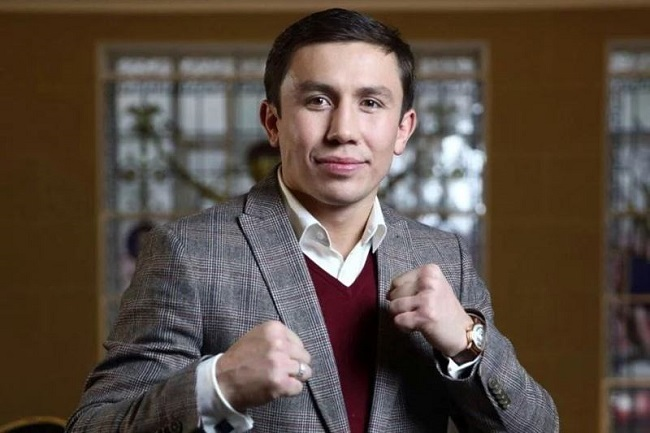
#> input picture model/test_images/golovkin.jpg, 650 x 433 px
$ jupyter execute --allow-errors classifier_model.ipynb   (shell and % lines are left out)
#> lines starting #> are read from the running program, lines starting #| are printed output that depends on the picture
<h1>Sports Celebrity Image Classification

[cell 1]
import numpy as np
import cv2
import matplotlib
from matplotlib import pyplot as plt

### 1) Detect face and eyes
**An image might contain multiple faces, also the face can be obstructed and not clear. The first step is to detect faces from an image. Once face is detected, we will detect eyes, if two eyes are detected then only we keep that image otherwise discard it.**

***Read an image, the shape of image is 3 dimensional***

[cell 2]
img = cv2.imread('./test_images/golovkin.jpg')
#> img is the input picture: shape (433, 650, 3); mean B, G, R 66.6, 76.5, 90.2
img.shape
#> Out = (433, 650, 3)

***Show the image***

[cell 3]
plt.imshow(img)

***Getting 2 dimensional image***

[cell 4]
gray = cv2.cvtColor(img, cv2.COLOR_BGR2GRAY)
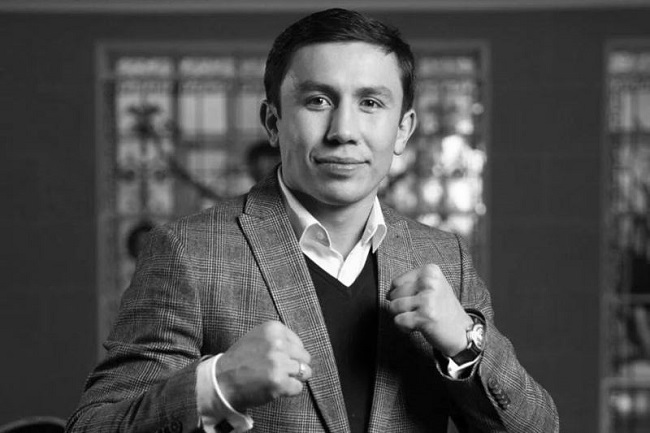
#> gray: shape (433, 650); min 0, max 255, mean 79.5
gray.shape
#> Out = (433, 650)

[cell 5]
gray

plt.imshow(gray, cmap='gray')

***Detect the face(and eyes) using opencv haarcascade***

[cell 6]
face_cascade = cv2.CascadeClassifier('./opencv/haarcascades/haarcascade_frontalface_default.xml')
eye_cascade = cv2.CascadeClassifier('./opencv/haarcascades/haarcascade_eye.xml')

faces = face_cascade.detectMultiScale(gray, 1.3, 5)
#> faces = [[271, 40, 152, 152]]
faces
#> Out = [[271, 40, 152, 152]]

[cell 7]
(x,y,w,h) = faces[0]
#> x = 271; y = 40; w = 152; h = 152
x,y,w,h
#> Out = (271, 40, 152, 152)

[cell 8]
face_img = cv2.rectangle(img,(x,y),(x+w,y+h),(255,0,0),2)
plt.imshow(face_img)

[cell 9]
cv2.destroyAllWindows()
for (x,y,w,h) in faces:
    face_img = cv2.rectangle(img,(x,y),(x+w,y+h),(255,0,0),2)
    roi_gray = gray[y:y+h, x:x+w]
    roi_color = face_img[y:y+h, x:x+w]
    eyes = eye_cascade.detectMultiScale(roi_gray)
    for (ex,ey,ew,eh) in eyes:
        cv2.rectangle(roi_color,(ex,ey),(ex+ew,ey+eh),(0,255,0),2)
#> this loop made 1 pass
#> (x, y, w, h, eyes) on pass 1: (271, 40, 152, 152, [[78, 44, 37, 37], [28, 41, 39, 39]])
#> pass 1, `roi_gray = gray[y:y+h, x:x+w]`:
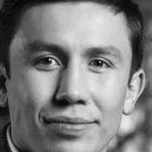
#> roi_gray: shape (152, 152); min 3, max 239, mean 126.4
#> after the loop:
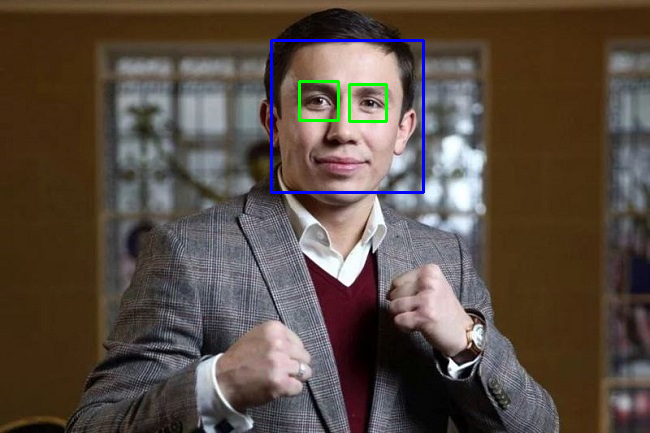
#> img: shape (433, 650, 3); mean B, G, R 67.3, 76.3, 89.1
#> after the loop:
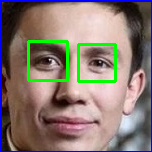
#> roi_color: shape (152, 152, 3); mean B, G, R 115.1, 121.3, 134.8


plt.figure()
plt.imshow(face_img, cmap='gray')
plt.show()

## 2) Crop the facial region of the image

[cell 10]
plt.imshow(roi_color, cmap='gray')

### 3) Load image, detect face
**Write a function that can take input image and returns cropped image if face and eyes are detected**

[cell 11]
def get_cropped_image_if_2_eyes(image_path):
#> called with image_path = './test_images/golovkin.jpg'
    img = cv2.imread(image_path)
    gray = cv2.cvtColor(img, cv2.COLOR_BGR2GRAY)
    faces = face_cascade.detectMultiScale(gray, 1.3, 5)
#> faces = [[271, 40, 152, 152]]
    for (x,y,w,h) in faces:
        roi_gray = gray[y:y+h, x:x+w]
        roi_color = img[y:y+h, x:x+w]
        eyes = eye_cascade.detectMultiScale(roi_gray)
        if len(eyes) >= 2:
            return roi_color
#> this loop made 1 pass
#> pass 1, in get_cropped_image_if_2_eyes, `roi_color = img[y:y+h, x:x+w]`:
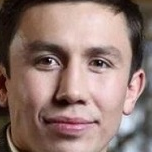
#> roi_color: shape (152, 152, 3); mean B, G, R 112.9, 119.7, 144.8

[cell 12]
original_image = cv2.imread('./test_images/golovkin.jpg')
plt.imshow(original_image)

[cell 13]
cropped_image = get_cropped_image_if_2_eyes('./test_images/golovkin.jpg')
plt.imshow(cropped_image)

[cell 14]
org_image_obstructed = cv2.imread('./test_images/golovkin_side.png')
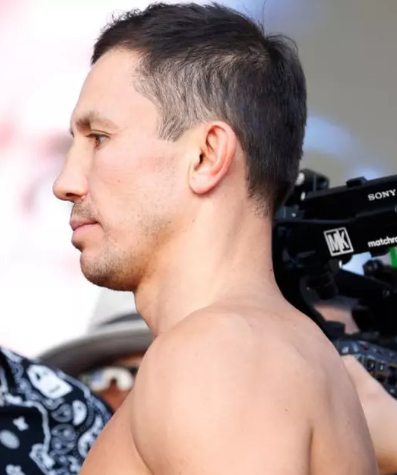
#> input picture model/test_images/golovkin_side.png, 397 x 475 px
#> org_image_obstructed is the input picture: shape (475, 397, 3); mean B, G, R 146.1, 151.2, 172.4
plt.imshow(org_image_obstructed)

**In this image face doesn't have two eyes clearly visible**

[cell 15]
cropped_image_no_2_eyes = get_cropped_image_if_2_eyes('./test_images/golovkin_side.png')
#> call 2 of get_cropped_image_if_2_eyes, with image_path = './test_images/golovkin_side.png'
#> in get_cropped_image_if_2_eyes (call 2), `gray = cv2.cvtColor(img, cv2.COLOR_BGR2GRAY)`:
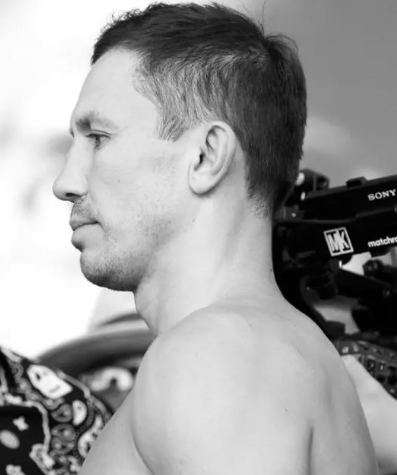
#> gray: shape (475, 397); min 0, max 255, mean 156.9
#> in get_cropped_image_if_2_eyes (call 2), `faces = face_cascade.detectMultiScale(gray, 1.3, 5)`: faces = ()
cropped_image_no_2_eyes

**Above cropped_image_no_2_eyes is None which means we should ignore this image and we will not use such image for model training**

[cell 16]
path_to_data = "./dataset/"
path_to_cr_data = "./dataset/cropped/"

[cell 17]
import os
img_dirs = []
for entry in os.scandir(path_to_data):
    if entry.is_dir():
        img_dirs.append(entry.path)

[cell 18]
img_dirs

**Go through all images in dataset folder and create cropped images for them. There will be cropped folder inside dataset folder after you run this code**

[cell 19]
import shutil
if os.path.exists(path_to_cr_data):
     shutil.rmtree(path_to_cr_data)
os.mkdir(path_to_cr_data)

[cell 20]
cropped_image_dirs = []
celebrity_file_names_dict = {}

for img_dir in img_dirs:
    count = 1
    celebrity_name = img_dir.split('/')[-1]
    print(celebrity_name)

    celebrity_file_names_dict[celebrity_name] = []

    for entry in os.scandir(img_dir):
        try:
            roi_color = get_cropped_image_if_2_eyes(entry.path)
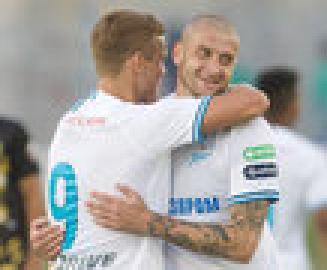
#> input picture model/dataset/bauyrzhan_islamkhan/bauyrzhan (166).jpg, 109 x 90 px (shown 3 times larger)
#> in get_cropped_image_if_2_eyes, img is the input picture: shape (90, 109, 3); mean B, G, R 157.9, 162, 165.6
            if roi_color is not None:
                cropped_folder = path_to_cr_data + celebrity_name
                if not os.path.exists(cropped_folder):
                    os.makedirs(cropped_folder)
                    cropped_image_dirs.append(cropped_folder)
                    print("Generating cropped images in folder: ",cropped_folder)

                cropped_file_name = celebrity_name + str(count) + ".png"
                cropped_file_path = cropped_folder + "/" + cropped_file_name

                cv2.imwrite(cropped_file_path, roi_color)
                celebrity_file_names_dict[celebrity_name].append(cropped_file_path)
                count += 1
        except cv2.error as e:
            print(f"Skipping image {entry.path} due to OpenCV error: {e}")
            continue

**We will collect all cropped images in "cropped" folder, and we will remove images of other persons manually**

### 4) Use wavelet transform as a feature for traning our model
**In wavelet transformed image, we can see edges clearly and that can give us clues on various facial features such as eyes, nose, lips etc**

[cell 21]
import numpy as np
import pywt
import cv2

def w2d(img, mode='haar', level=1):
#> called with mode = 'db1', level = 5
    imArray = img
    #Datatype conversions
    #convert to grayscale
    imArray = cv2.cvtColor( imArray,cv2.COLOR_RGB2GRAY )
    #convert to float
    imArray =  np.float32(imArray)
    imArray /= 255;
    # compute coefficients
    coeffs=pywt.wavedec2(imArray, mode, level=level)

    #Process Coefficients
    coeffs_H=list(coeffs)
    coeffs_H[0] *= 0;

    # reconstruction
    imArray_H=pywt.waverec2(coeffs_H, mode);
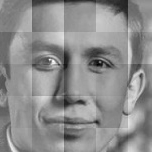
#> imArray_H: shape (152, 152) float32; min -0.728, max 0.587, mean -6.51e-05; drawn with min black and max white
    imArray_H *= 255;
    imArray_H =  np.uint8(imArray_H)
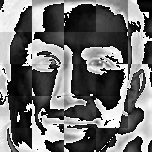
#> imArray_H: shape (152, 152); min 0, max 255, mean 111.2

    return imArray_H

[cell 22]
im_har = w2d(cropped_image,'db1',5)
plt.imshow(im_har, cmap='gray')

**We can see above a wavelet transformed image that gives clues on facial features such as eyes, nose, lips etc. This along with raw pixel image can be used as an input for our classifier**

[cell 23]
celebrity_file_names_dict = {}
for img_dir in cropped_image_dirs:
    celebrity_name = img_dir.split('/')[-1]
    file_list = []
    for entry in os.scandir(img_dir):
        file_list.append(entry.path)
    celebrity_file_names_dict[celebrity_name] = file_list
celebrity_file_names_dict

[cell 24]
class_dict = {}
count = 0
for celebrity_name in celebrity_file_names_dict.keys():
    class_dict[celebrity_name] = count
    count = count + 1
class_dict
